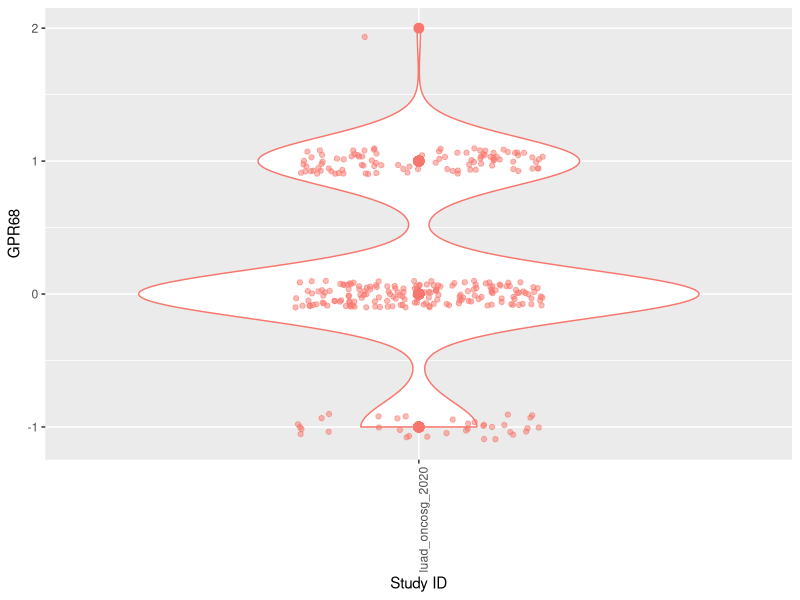

R code for this plot:
# read cna-tsv.csv file
cna <- read.csv("cna-tsv.csv", sep = ",")

library(ggplot2)
# plot the data of gpr68 with x axis being the different study ids and y axis being the gpr68 values and the study ids are different categories
plot <- read.csv("cna-tsv.csv", sep = ",")

plot$STUDY_ID <- as.character(plot$STUDY_ID)

# select all the rows whose study id is luad_oncosg_2020
Explot <- plot[plot$STUDY_ID == "luad_oncosg_2020", ]

# add a line at 0 using the ggplot
ggplot(Explot, aes(x = STUDY_ID, y = GPR68, color = STUDY_ID)) +
    theme(axis.text.x = element_text(angle = 90, hjust = 1)) +
    labs(x = "Study ID", y = "GPR68") +
    geom_violin() +
    geom_jitter(width = 0.2, height = 0.1, alpha = 0.5) +
    theme(legend.position = "none") +
    geom_point(size = 3)
